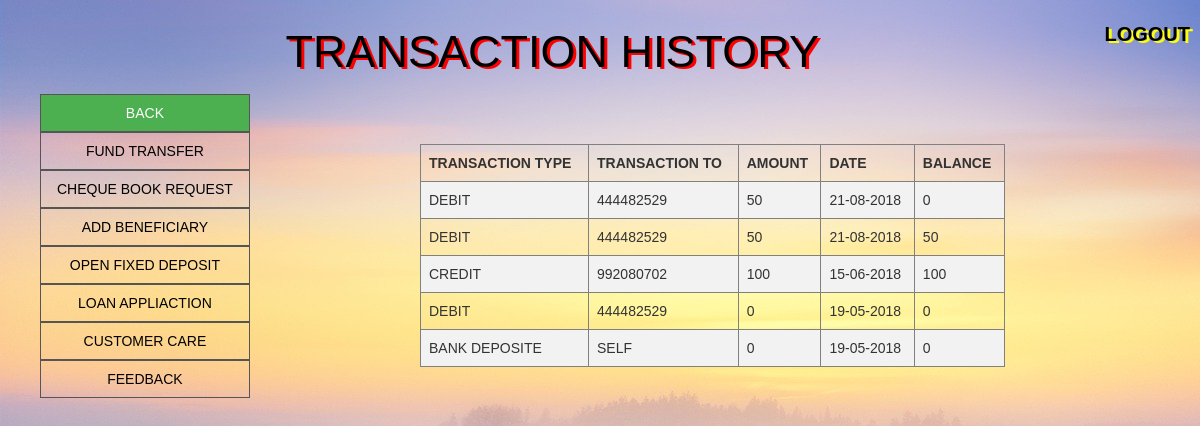
Screenshot of /transhistory.php (signed in) with the database file from the repository.
### tables this page shows
CREATE TABLE `transaction` (
  `id` int(50) NOT NULL,
  `accountno` int(150) NOT NULL,
  `transaction_type` varchar(50) NOT NULL,
  `transaction_to` text NOT NULL,
  `date` text NOT NULL,
  `amount` int(50) NOT NULL,
  `balance` int(50) NOT NULL
);

### transhistory.php (the view, shortened to what this page needs)
<!DOCTYPE html>
<html>
<head>
 <link rel="stylesheet" href="https://maxcdn.bootstrapcdn.com/bootstrap/3.3.7/css/bootstrap.min.css">
</head>
<link rel ="stylesheet" href="profile2.css" >
</head>
<body>
<a href="index.php" class="button1">LOGOUT</a>
<p style="color:black;font-size:45px;text-align: center;text-shadow: 3px 2px red;margin-top:20px;">TRANSACTION HISTORY</p>
<div class="box">
<ul >
  <li><a class="active" href="user.php">BACK</a></li>
  <li><a href="transaction.php">FUND TRANSFER</a></li>
  <li><a href="#contact">CHEQUE BOOK REQUEST</a></li>
  <li><a href="benificeryadd.php">ADD BENEFICIARY</a></li>
  <li><a href="#about">OPEN FIXED DEPOSIT</a></li>
  <li><a href="#about">LOAN APPLIACTION</a></li>
  <li><a href="#about">CUSTOMER CARE</a></li>
  <li><a href="#about">FEEDBACK</a></li>
</ul>
</div>
<div class="boxy">
<?php
include_once("signcon.php");
echo "<table width=75%; border='1' cellpadding='5'>";
$sql="SELECT * FROM transaction where accountno='".$_SESSION['account']."' order by id desc LIMIT 5";
echo"<th>TRANSACTION TYPE</th><th>TRANSACTION TO</th><th>AMOUNT</th><th>DATE</th><th>BALANCE</th>";
$result=mysqli_query($db,$sql);
while($row = mysqli_fetch_array($result))
{
echo"<tr>";
echo"<td>".$row['transaction_type']."</td>";
echo"<td>".$row['transaction_to']."</td>";
echo"<td>".$row['amount']."</td>";
echo"<td>".$row['date']."</td>";
echo"<td>".$row['balance']."</td>";
echo"</tr>";
}
echo"</table>";
?>
</div>

### profile2.css (style rules this page uses)
.button1 { float:right; color: BLACK; font-weight: bold; margin-right:10px; font-size:20px; text-shadow: 3px 2px YELLOW; }
body { font-family: Arial; padding: 0px; background-image: url("user4.jpg"); background-repeat: no-repeat; }
.boxy { margin-left:35%; margin-top:5%; }
th, td { text-align: left; padding: 8px; }
tr:nth-child(even) { background-color: #f2f2f2 }
li a { display: block; color: #000; padding: 8px 16px; text-decoration: none; }
li { text-align: center; border: 1px solid #555; list-style-type:none; }
li a.active { background-color: #4CAF50; color: white; }
.box { float:left; }
* { box-sizing: border-box; }

### rows the page displays
transaction: transaction_type "DEBIT", transaction_to "444482529", amount "50", date "21-08-2018", balance "0"
transaction: transaction_type "DEBIT", transaction_to "444482529", amount "50", date "21-08-2018", balance "50"
transaction: transaction_type "CREDIT", transaction_to "992080702", amount "100", date "15-06-2018", balance "100"
transaction: transaction_type "DEBIT", transaction_to "444482529", amount "0", date "19-05-2018", balance "0"
transaction: transaction_type "BANK DEPOSITE", transaction_to "SELF", amount "0", date "19-05-2018", balance "0"
